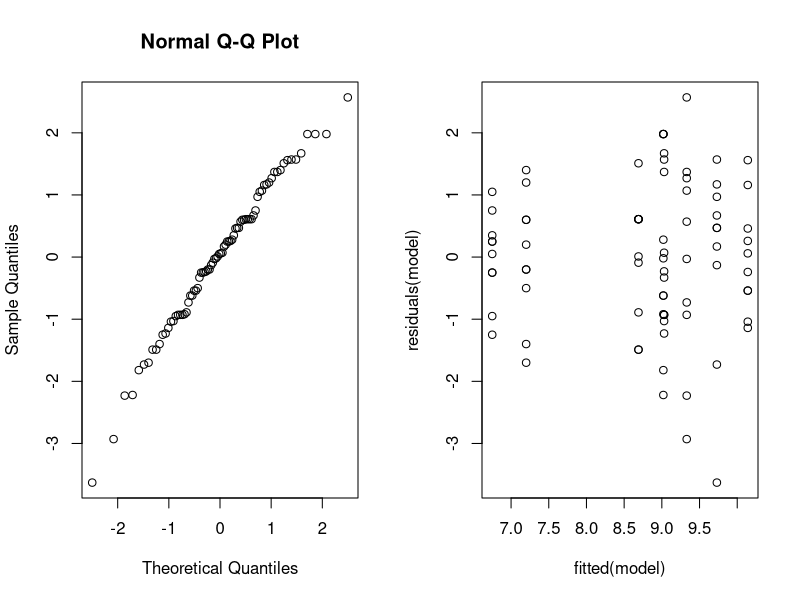

The R script that drew this image:
## ---- chunk 1
hg_data = read.table("data/hemoglobin.txt", header=TRUE)
head(hg_data)
summary(hg_data)
## ---- chunk 2
hg_data$rate = as.factor(hg_data$rate); hg_data$method = as.factor(hg_data$method)
## ---- chunk 3
table(hg_data$rate, hg_data$method)
## ---- chunk 4
set.seed(123)
M=1000; I=4; J=2

# Generate population
rates <- sample(1:I, M, replace=TRUE)
methods <- sample(c('A', 'B'), M, replace=TRUE)
hemoglobin <- rnorm(M, mean(hg_data$hemoglobin), sd(hg_data$hemoglobin))
dummy_pop <- data.frame(rate=rates, method=methods, hemoglobin=hemoglobin)

# Create factor combinations
N=10
dummy_pop$combos <- interaction(dummy_pop$rate, dummy_pop$method)
combo_groups <- split(dummy_pop, dummy_pop$combos)
print(length(combo_groups[[2]]))

# Sample balanced design
balanced_groups <- lapply(combo_groups, function(group) group[sample(nrow(group), min(N, nrow(group))), ])
balanced_data <- do.call(rbind, balanced_groups)
balanced_data <- subset(balanced_data, select=-combos)

# Verify balance
table(balanced_data$rate, balanced_data$method)
## ---- chunk 5
model <- lm(hemoglobin~rate*method, data=hg_data); anova(model)
## ---- chunk 6
par(mfrow=c(1,2))
qqnorm(residuals(model)); plot(fitted(model), residuals(model))
## ---- chunk 7
summary(model)
## ---- chunk 8
model2 <- lm(hemoglobin~rate+method, data=hg_data); anova(model2)
summary(model2)
## ---- chunk 9
mu <- mean(hg_data$hemoglobin)
print(mu)
alpha3 <- summary(model2)$coefficients[3,1]
beta1 <- summary(model2)$coefficients[5,1]
mu + alpha3 + beta1
